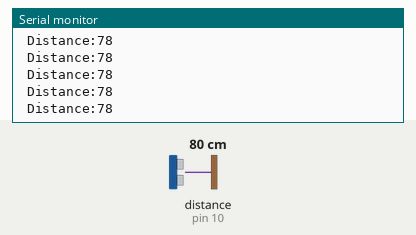
Simulated run of this sketch. Board: Arduino Uno, built with avr-gcc and run on an emulated ATmega328P. On the bench: the last lines printed to the serial monitor. Wiring (inferred from the names in the program): ultrasonic range finder: trigger pin 9; echo pin 10. The test bench sets the inputs (shaded band); at power-on: distance to the obstacle (sensor on pin 10) 80 cm. The echo pulse lasts 58.3 µs per cm.

Above: at 1.2 s.
1.3 s: distance to the obstacle (sensor on pin 10) set to 2 cm
At 2.4 s:
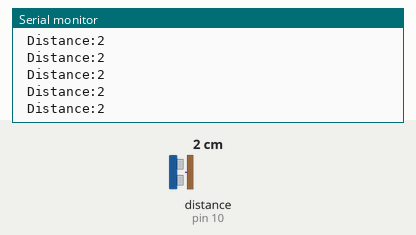
4.3 s: distance to the obstacle (sensor on pin 10) set to 120 cm
At 5.4 s:
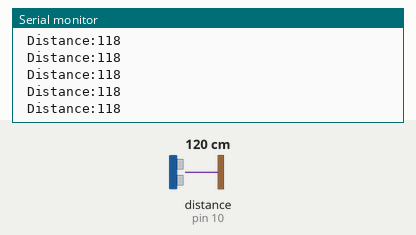
7.3 s: distance to the obstacle (sensor on pin 10) set to 4 cm
At 8.4 s:
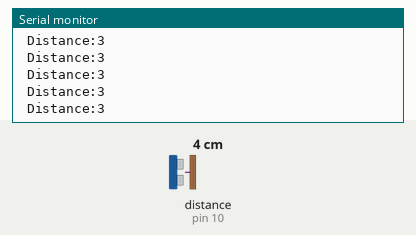
10.3 s: distance to the obstacle (sensor on pin 10) set to 18 cm
At 11.4 s:
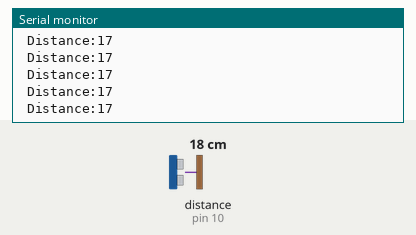
Timing chart, 0 to 13.3 s (numbered marks = the images above; inputs shaded):
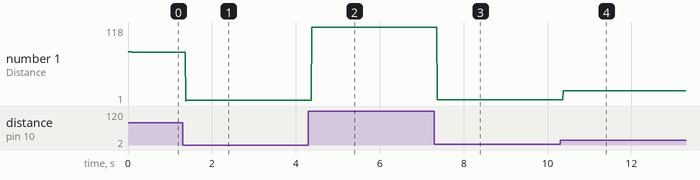

Measured:
- after the input at 1.3 s, the serial monitor: prints a new line after 0.07 s (image 1)
- after the input at 4.3 s, the serial monitor: prints a new line after 0.08 s (image 2)
- after the input at 7.3 s, the serial monitor: prints a new line after 0.07 s (image 3)
- after the input at 10.3 s, the serial monitor: prints a new line after 0.07 s (image 4)
- plotted number 1: 78 → 2 after the input at 1.3 s, 2 → 118 after the input at 4.3 s, 118 → 3 after the input at 7.3 s, 3 → 1 after the input at 10.3 s

The sketch:

Arduino-UltraSonic.ino.ino
```cpp
const int trig=9;
const int echo=10;
const int LED=13;


long duration;
int distance;

void setup() {

  pinMode(trig,OUTPUT);
  pinMode(echo,INPUT);
  Serial.begin(9600);
}

void loop() {
  digitalWrite(trig,LOW);
  delayMicroseconds(2);
  digitalWrite(trig,HIGH);
  delayMicroseconds(20);
  digitalWrite(trig,LOW);

  duration = pulseIn(echo,HIGH);
  distance= duration*0.034/2;
  Serial.print(" Distance:");
  Serial.println(distance);
  //delay(100);

}
```
